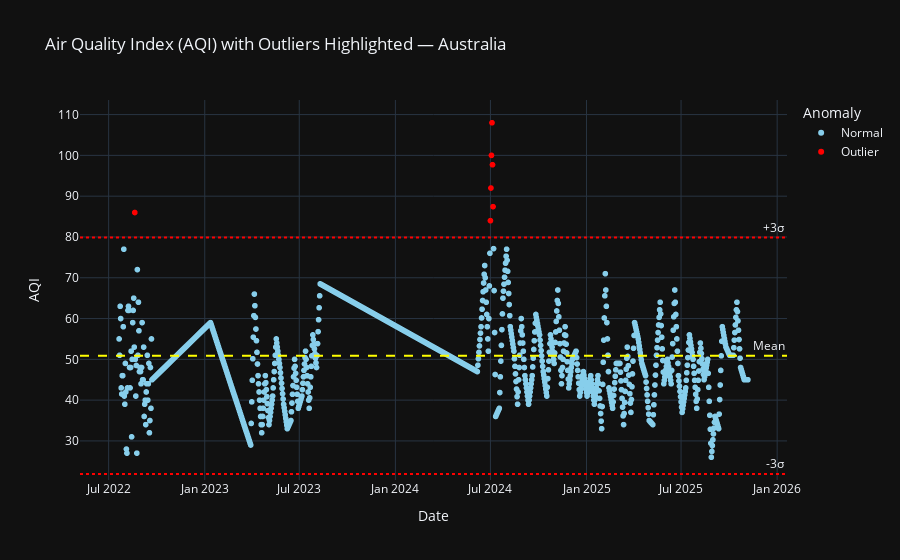

Notebook source saved alongside this figure:
### Code cell
#OUTLIERS
import plotly.express as px
import numpy as np

mean_aqi = df_daily['AQI Value'].mean()
std_aqi = df_daily['AQI Value'].std()

upper_limit = mean_aqi + 3 * std_aqi
lower_limit = mean_aqi - 3 * std_aqi

df_daily['Anomaly'] = np.where(
    (df_daily['AQI Value'] > upper_limit) | (df_daily['AQI Value'] < lower_limit),
    'Outlier', 'Normal'
)

n_outliers = df_daily['Anomaly'].value_counts().get('Outlier', 0)
print(f"Number of outliers: {n_outliers}")

fig = px.scatter(
    df_daily,
    x=df_daily.index,
    y='AQI Value',
    color='Anomaly',
    title='Air Quality Index (AQI) with Outliers Highlighted — Australia',
    labels={'x': 'Date', 'AQI Value': 'AQI'},
    color_discrete_map={'Normal': 'skyblue', 'Outlier': 'red'},
    template='plotly_dark'
)

fig.add_hline(y=mean_aqi, line_dash="dash", line_color="yellow", annotation_text="Mean")
fig.add_hline(y=upper_limit, line_dash="dot", line_color="red", annotation_text="+3σ")
fig.add_hline(y=lower_limit, line_dash="dot", line_color="red", annotation_text="-3σ")

fig.update_traces(marker=dict(size=6))
fig.show()

### Figure 1 — Plotly figure (JSON) as saved in the notebook; plotly's stock layout.template omitted (floating-point values rounded to 4 significant figures; data arrays with more than 128 entries replaced by an {"elided": "..."} marker saying what was removed)
{"data": [{"hovertemplate": "Anomaly=Normal<br>Date=%{x}<br>AQI=%{y}<extra></extra>", "legendgroup": "Normal", "marker": {"color": "skyblue", "size": 6, "symbol": "circle"}, "mode": "markers", "name": "Normal", "showlegend": true, "type": "scattergl", "x": {"elided": "1198 str values"}, "xaxis": "x", "y": {"elided": "1198 float values"}, "yaxis": "y"}, {"hovertemplate": "Anomaly=Outlier<br>Date=%{x}<br>AQI=%{y}<extra></extra>", "legendgroup": "Outlier", "marker": {"color": "red", "size": 6, "symbol": "circle"}, "mode": "markers", "name": "Outlier", "showlegend": true, "type": "scattergl", "x": ["2022-08-20T00:00:00", "2024-07-01T00:00:00", "2024-07-02T00:00:00", "2024-07-03T00:00:00", "2024-07-04T00:00:00", "2024-07-05T00:00:00", "2024-07-06T00:00:00"], "xaxis": "x", "y": [86, 84, 92, 100, 108, 97.71, 87.43], "yaxis": "y"}], "layout": {"annotations": [{"showarrow": false, "text": "Mean", "x": 1, "xanchor": "right", "xref": "x domain", "y": 50.87, "yanchor": "bottom", "yref": "y"}, {"showarrow": false, "text": "+3σ", "x": 1, "xanchor": "right", "xref": "x domain", "y": 79.87, "yanchor": "bottom", "yref": "y"}, {"showarrow": false, "text": "-3σ", "x": 1, "xanchor": "right", "xref": "x domain", "y": 21.87, "yanchor": "bottom", "yref": "y"}], "autosize": true, "legend": {"title": {"text": "Anomaly"}, "tracegroupgap": 0}, "shapes": [{"line": {"color": "yellow", "dash": "dash"}, "type": "line", "x0": 0, "x1": 1, "xref": "x domain", "y0": 50.87, "y1": 50.87, "yref": "y"}, {"line": {"color": "red", "dash": "dot"}, "type": "line", "x0": 0, "x1": 1, "xref": "x domain", "y0": 79.87, "y1": 79.87, "yref": "y"}, {"line": {"color": "red", "dash": "dot"}, "type": "line", "x0": 0, "x1": 1, "xref": "x domain", "y0": 21.87, "y1": 21.87, "yref": "y"}], "title": {"text": "Air Quality Index (AQI) with Outliers Highlighted — Australia"}, "xaxis": {"anchor": "y", "autorange": true, "domain": [0, 1], "range": ["2022-05-08 21:18:19.9628", "2026-01-18 02:41:40.0372"], "title": {"text": "Date"}, "type": "date"}, "yaxis": {"anchor": "x", "autorange": true, "domain": [0, 1], "range": [19.23, 114.8], "title": {"text": "AQI"}, "type": "linear"}}}
